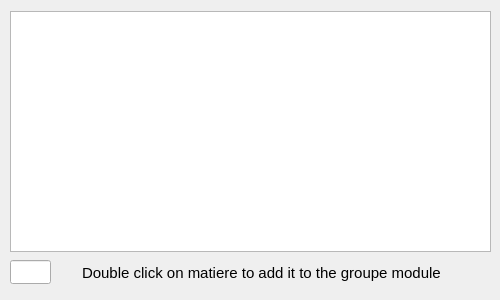
<?xml version="1.0" encoding="UTF-8"?>
<ui version="4.0">
 <class>addMatGM</class>
 <widget class="QWidget" name="addMatGM">
  <property name="geometry">
   <rect>
    <x>0</x>
    <y>0</y>
    <width>500</width>
    <height>300</height>
   </rect>
  </property>
  <property name="windowTitle">
   <string>Form</string>
  </property>
  <widget class="QTableView" name="tableViewMatGM">
   <property name="geometry">
    <rect>
     <x>10</x>
     <y>11</y>
     <width>481</width>
     <height>241</height>
    </rect>
   </property>
   <attribute name="verticalHeaderVisible">
    <bool>false</bool>
   </attribute>
  </widget>
  <widget class="QWidget" name="">
   <property name="geometry">
    <rect>
     <x>50</x>
     <y>260</y>
     <width>432</width>
     <height>26</height>
    </rect>
   </property>
   <layout class="QHBoxLayout" name="horizontalLayout">
    <item>
     <widget class="QLabel" name="label">
      <property name="text">
       <string/>
      </property>
      <property name="pixmap">
       <pixmap>../../qt/warning.svg</pixmap>
      </property>
      <property name="scaledContents">
       <bool>true</bool>
      </property>
     </widget>
    </item>
    <item>
     <widget class="QLabel" name="label_2">
      <property name="minimumSize">
       <size>
        <width>400</width>
        <height>0</height>
       </size>
      </property>
      <property name="maximumSize">
       <size>
        <width>400</width>
        <height>16777215</height>
       </size>
      </property>
      <property name="font">
       <font>
        <pointsize>11</pointsize>
       </font>
      </property>
      <property name="text">
       <string>Double click on matiere to add it to the groupe module</string>
      </property>
     </widget>
    </item>
   </layout>
  </widget>
  <widget class="QLineEdit" name="lineEdit">
   <property name="geometry">
    <rect>
     <x>10</x>
     <y>260</y>
     <width>41</width>
     <height>24</height>
    </rect>
   </property>
  </widget>
 </widget>
 <resources/>
 <connections/>
</ui>
